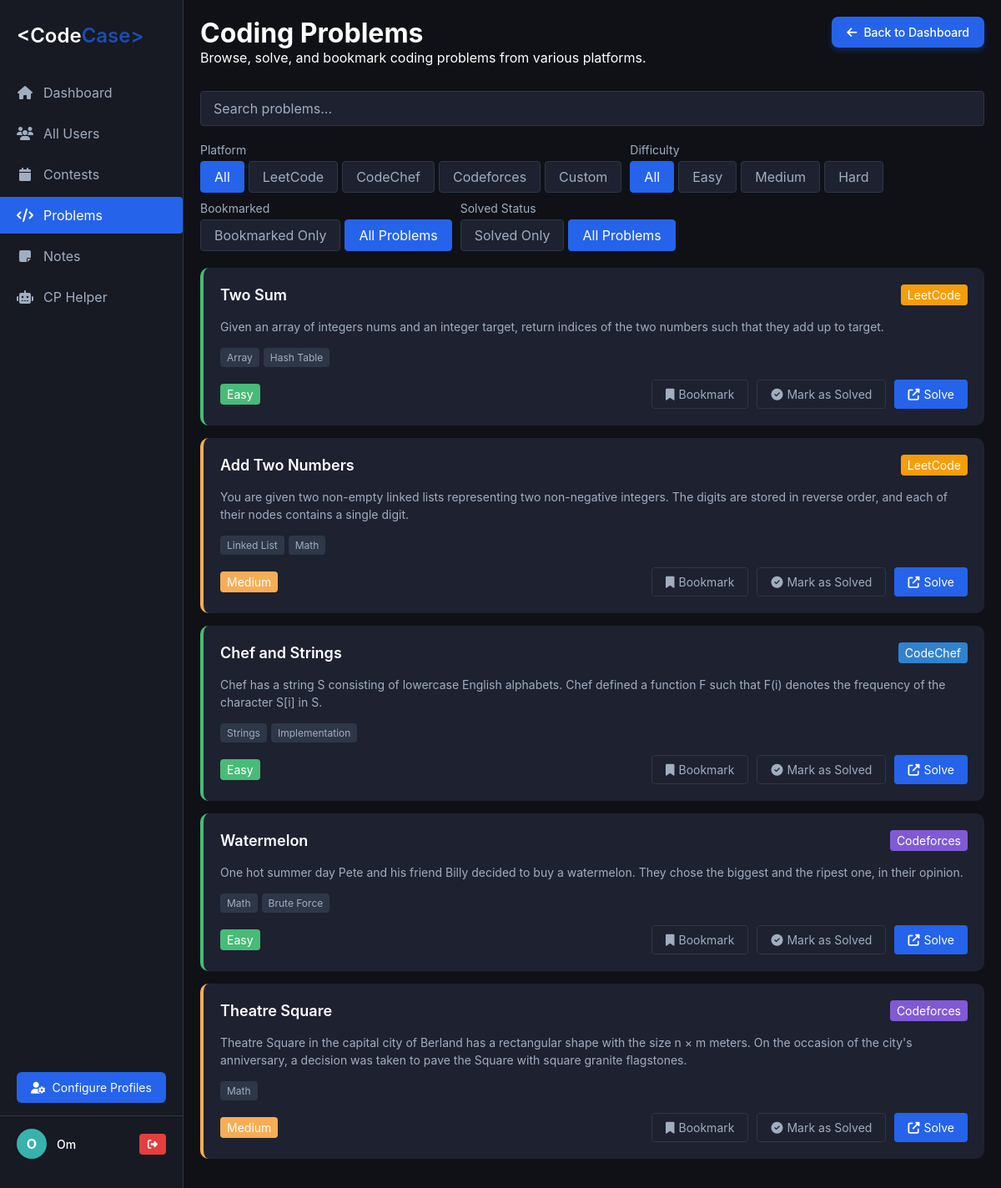
Page /problems.php (signed in) on the committed database.
### tables this page shows
CREATE TABLE `problems` (
    `id` int(11) NOT NULL,
    `title` varchar(255) NOT NULL,
    `difficulty` enum('Easy','Medium','Hard') NOT NULL,
    `platform` varchar(50) NOT NULL,
    `problem_url` varchar(255) NOT NULL,
    `description` text DEFAULT NULL,
    `tags` text DEFAULT NULL,
    `created_at` timestamp NOT NULL DEFAULT current_timestamp()
  );

### problems.php (the view, shortened to what this page needs)
<?php
require 'config.php';
if (isset($_SESSION['name']) && isset($_SESSION['email'])) {
    $name = $_SESSION['name'];
    $email = $_SESSION['email'];
}
$platform_filter = $_GET['platform'] ?? 'all';
$difficulty_filter = $_GET['difficulty'] ?? 'all';
$bookmarked_filter = isset($_GET['bookmarked']) ? ($_GET['bookmarked'] === '1') : false;
$sql = "SELECT p.id, p.title, p.difficulty, p.platform, p.problem_url, p.description, p.tags,
        CASE WHEN b.id IS NOT NULL THEN 1 ELSE 0 END AS bookmarked,
        CASE WHEN sp.id IS NOT NULL THEN 1 ELSE 0 END AS solved
        FROM problems p
        LEFT JOIN bookmarks b ON p.id = b.problem_id AND b.user_email = ?
        LEFT JOIN solved_problems sp ON p.id = sp.problem_id AND sp.user_email = ?";
$params = [$email, $email];
$types = "ss";
$solved_filter = isset($_GET['solved']) ? ($_GET['solved'] === '1') : false;
$stmt = $conn->prepare($sql);
if (!empty($params)) {
    $stmt->bind_param($types, ...$params);
}
$stmt->execute();
$result = $stmt->get_result();
$problems = [];
while ($row = $result->fetch_assoc()) {
    $row['tags'] = explode(',', $row['tags']);
    $row['url'] = $row['problem_url'];
    $row['bookmarked'] = (bool)$row['bookmarked'];
    $problems[] = $row;
}
$filtered_problems = $problems;
?>
<!DOCTYPE html>
<html lang="en">
<head>
    <link rel="stylesheet" href="https://cdnjs.cloudflare.com/ajax/libs/font-awesome/6.4.0/css/all.min.css">
    <link rel="stylesheet" href="dashboard.css">
    <link rel="stylesheet" href="problems.css">
</head>
<body>
    <div class="sidebar">
        <div class="logo">
            <h1><span class="logo-text">&lt;Code<span style="color: #1a4eaf">Case&gt;</span></span></h1>
        </div>
        <div class="nav-menu">
            <a href="dashboard.php" class="nav-item">
                <i class="fas fa-home"></i>
                <span>Dashboard</span>
            </a>
            <a href="allusers.php" class="nav-item">
                <i class="fas fa-users"></i>
                <span>All Users</span>
            </a>
            <a href="contests.php" class="nav-item">
                <i class="fas fa-calendar"></i>
                <span>Contests</span>
            </a>
            <a href="problems.php" class="nav-item active">
                <i class="fas fa-code"></i>
                <span>Problems</span>
            </a>
            <a href="notes.php" class="nav-item">
                <i class="fas fa-sticky-note"></i>
                <span>Notes</span>
            </a>
            <a href="cp_helper.php" class="nav-item">
                <i class="fas fa-robot"></i>
                <span>CP Helper</span>
            </a>
        </div>
        <div class="configure-profiles">
            <a href="profile.php" class="configure-btn">
                <i class="fas fa-user-cog"></i>
                <span>Configure Profiles</span>
            </a>
        </div>
        <div class="user-profile">
            <div class="user-avatar">
                <?php echo substr($name, 0, 1); ?>
            </div>
            <div class="user-info">
                <div class="user-name"><?php echo htmlspecialchars($name); ?></div>
            </div>
            <button class="logout-btn" onclick="confirmLogout()">
                <i class="fas fa-sign-out-alt"></i>
            </button>
        </div>
    </div>
    <div class="main-content">
        <div class="header-with-button">
            <div>
                <a href="dashboard.php" class="back-to-dashboard-btn">
                    <i class="fas fa-arrow-left"></i> Back to Dashboard
                </a>
                <h1>Coding Problems</h1>
                <p>Browse, solve, and bookmark coding problems from various platforms.</p>
            </div>
        </div>
        <div class="search-container">
            <input type="text" class="search-input" placeholder="Search problems..." id="problemSearch">
        </div>
        <div class="filter-container">
            <div class="filter-group">
                <div class="filter-label">Platform</div>
                <div class="filter-options">
                    <a href="?platform=all<?php echo $difficulty_filter !== 'all' ? '&difficulty=' . $difficulty_filter : ''; ?><?php echo $bookmarked_filter ? '&bookmarked=1' : ''; ?>" class="filter-btn <?php echo $platform_filter === 'all' ? 'active' : ''; ?>">All</a>
                    <a href="?platform=leetcode<?php echo $difficulty_filter !== 'all' ? '&difficulty=' . $difficulty_filter : ''; ?><?php echo $bookmarked_filter ? '&bookmarked=1' : ''; ?>" class="filter-btn <?php echo $platform_filter === 'leetcode' ? 'active' : ''; ?>">LeetCode</a>
                    <a href="?platform=codechef<?php echo $difficulty_filter !== 'all' ? '&difficulty=' . $difficulty_filter : ''; ?><?php echo $bookmarked_filter ? '&bookmarked=1' : ''; ?>" class="filter-btn <?php echo $platform_filter === 'codechef' ? 'active' : ''; ?>">CodeChef</a>
                    <a href="?platform=codeforces<?php echo $difficulty_filter !== 'all' ? '&difficulty=' . $difficulty_filter : ''; ?><?php echo $bookmarked_filter ? '&bookmarked=1' : ''; ?>" class="filter-btn <?php echo $platform_filter === 'codeforces' ? 'active' : ''; ?>">Codeforces</a>
                    <a href="?platform=custom<?php echo $difficulty_filter !== 'all' ? '&difficulty=' . $difficulty_filter : ''; ?><?php echo $bookmarked_filter ? '&bookmarked=1' : ''; ?>" class="filter-btn <?php echo $platform_filter === 'custom' ? 'active' : ''; ?>">Custom</a>
                </div>
            </div>
            <div class="filter-group">
                <div class="filter-label">Difficulty</div>
                <div class="filter-options">
                    <a href="?difficulty=all<?php echo $platform_filter !== 'all' ? '&platform=' . $platform_filter : ''; ?><?php echo $bookmarked_filter ? '&bookmarked=1' : ''; ?>" class="filter-btn <?php echo $difficulty_filter === 'all' ? 'active' : ''; ?>">All</a>
                    <a href="?difficulty=easy<?php echo $platform_filter !== 'all' ? '&platform=' . $platform_filter : ''; ?><?php echo $bookmarked_filter ? '&bookmarked=1' : ''; ?>" class="filter-btn <?php echo $difficulty_filter === 'easy' ? 'active' : ''; ?>">Easy</a>
                    <a href="?difficulty=medium<?php echo $platform_filter !== 'all' ? '&platform=' . $platform_filter : ''; ?><?php echo $bookmarked_filter ? '&bookmarked=1' : ''; ?>" class="filter-btn <?php echo $difficulty_filter === 'medium' ? 'active' : ''; ?>">Medium</a>
                    <a href="?difficulty=hard<?php echo $platform_filter !== 'all' ? '&platform=' . $platform_filter : ''; ?><?php echo $bookmarked_filter ? '&bookmarked=1' : ''; ?>" class="filter-btn <?php echo $difficulty_filter === 'hard' ? 'active' : ''; ?>">Hard</a>
                </div>
            </div>
            <div class="filter-group">
                <div class="filter-label">Bookmarked</div>
                <div class="filter-options">
                    <a href="?<?php echo $platform_filter !== 'all' ? 'platform=' . $platform_filter . '&' : ''; ?><?php echo $difficulty_filter !== 'all' ? 'difficulty=' . $difficulty_filter . '&' : ''; ?>bookmarked=1" class="filter-btn <?php echo $bookmarked_filter ? 'active' : ''; ?>">Bookmarked Only</a>
                    <a href="?<?php echo $platform_filter !== 'all' ? 'platform=' . $platform_filter : ''; ?><?php echo $difficulty_filter !== 'all' ? '&difficulty=' . $difficulty_filter : ''; ?>" class="filter-btn <?php echo !$bookmarked_filter ? 'active' : ''; ?>">All Problems</a>
                </div>
            </div>
            <div class="filter-group">
                <div class="filter-label">Solved Status</div>
                <div class="filter-options">
                    <a href="?<?php echo $platform_filter !== 'all' ? 'platform=' . $platform_filter . '&' : ''; ?><?php echo $difficulty_filter !== 'all' ? 'difficulty=' . $difficulty_filter . '&' : ''; ?>solved=1" class="filter-btn <?php echo $solved_filter ? 'active' : ''; ?>">Solved Only</a>
                    <a href="?<?php echo $platform_filter !== 'all' ? 'platform=' . $platform_filter : ''; ?><?php echo $difficulty_filter !== 'all' ? '&difficulty=' . $difficulty_filter : ''; ?>" class="filter-btn <?php echo !$solved_filter ? 'active' : ''; ?>">All Problems</a>
                </div>
            </div>
        </div>
        <div class="problems-container">
            <?php if (empty($filtered_problems)): ?>
                <div class="dashboard-card">
                    <p>No problems found matching your filters.</p>
                </div>
            <?php else: ?>
                <?php foreach ($filtered_problems as $problem): ?>
                    <div class="problem-card <?php echo strtolower($problem['difficulty']); ?>">
                        <div class="problem-header">
                            <div class="problem-title">
                                <?php echo htmlspecialchars($problem['title']); ?>
                            </div>
                            <div class="problem-platform platform-<?php echo strtolower($problem['platform']); ?>">
                                <?php echo htmlspecialchars($problem['platform']); ?>
                            </div>
                        </div>
                        <div class="problem-description">
                            <?php echo htmlspecialchars($problem['description']); ?>
                        </div>
                        <div class="problem-tags">
                            <?php foreach ($problem['tags'] as $tag): ?>
                                <span class="tag"><?php echo htmlspecialchars($tag); ?></span>
                            <?php endforeach; ?>
                        </div>
                        <div class="problem-actions">
                            <div class="difficulty difficulty-<?php echo strtolower($problem['difficulty']); ?>">
                                <?php echo htmlspecialchars($problem['difficulty']); ?>
                            </div>
                            <div class="action-buttons">
                                <button class="problem-btn bookmark-btn <?php echo $problem['bookmarked'] ? 'active' : ''; ?>" onclick="toggleBookmark(<?php echo $problem['id']; ?>)">
                                    <i class="fas <?php echo $problem['bookmarked'] ? 'fa-bookmark' : 'fa-bookmark'; ?>"></i>
                                    <?php echo $problem['bookmarked'] ? 'Bookmarked' : 'Bookmark'; ?>
                                </button>
                                <?php if (!$problem['solved']): ?>
                                    <button class="problem-btn solved-btn" onclick="markAsSolved(<?php echo $problem['id']; ?>)">
                                        <i class="fas fa-check-circle"></i>
                                        Mark as Solved
                                    </button>
                                <?php endif; ?>
                                <a href="<?php echo htmlspecialchars($problem['url']); ?>" target="_blank" class="problem-btn">
                                    <i class="fas fa-external-link-alt"></i>
                                    Solve
                                </a>
                            </div>
                        </div>
                    </div>
                <?php endforeach; ?>
            <?php endif; ?>
        </div>
    </div>
</body>
</html>

### dashboard.css (style rules this page uses)
* { margin: 0; padding: 0; box-sizing: border-box; font-family: -apple-system, BlinkMacSystemFont, 'Segoe UI', Roboto, Oxygen, Ubuntu, Cantarell, 'Open Sans', 'Helvetica Neue', sans-serif; }
body { background-color: #0f1117; color: #fff; display: flex; min-height: 100vh; }
.sidebar { position: fixed; width: 220px; height: 100%; background-color: #171923; padding: 20px 0; display: flex; flex-direction: column; border-right: 1px solid #2d3748; }
.logo { display: flex; align-items: center; padding: 0 20px 20px; margin-bottom: 10px; }
.logo-text { font-size: 24px; font-weight: 600; }
.nav-menu { flex: 1; }
.nav-item { display: flex; align-items: center; padding: 12px 20px; color: #a0aec0; text-decoration: none; transition: all 0.3s; margin-bottom: 5px; }
.nav-item i { margin-right: 12px; width: 20px; text-align: center; }
.nav-item.active { background-color: #2563eb; color: white; border-radius: 0 4px 4px 0; }
.user-profile { display: flex; align-items: center; padding: 15px 20px; border-top: 1px solid #2d3748; margin-top: auto; }
.user-avatar { width: 36px; height: 36px; border-radius: 50%; background-color: #38b2ac; display: flex; align-items: center; justify-content: center; margin-right: 12px; color: white; font-weight: bold; }
.user-info { flex: 1; }
.user-name { font-weight: 500; font-size: 14px; }
.main-content { flex: 1; padding: 20px; overflow-y: auto; }
.logout-btn { background-color: #e53e3e; color: white; border: none; padding: 5px 10px; border-radius: 4px; cursor: pointer; font-size: 12px; margin-left: 10px; }
.configure-profiles { display: flex; justify-content: center; margin-top: auto; padding: 0 20px 15px 20px; }
.configure-btn { display: flex; align-items: center; justify-content: center; width: 100%; padding: 10px; background-color: #2563eb; color: white; border: none; border-radius: 6px; cursor: pointer; font-size: 14px; text-decoration: none; transition: background-color 0.3s; }
.configure-btn i { margin-right: 8px; }

### rows in the picture
problems: title "Two Sum", platform "LeetCode", description "Given an array of integers nums and an integer target, return indices of the two numbers such that they add up to target.", tag "Array", tag "Hash Table", difficulty "Easy"
problems: title "Add Two Numbers", platform "LeetCode", description "You are given two non-empty linked lists representing two non-negative integers. The digits are stored in reverse order, and each of their nodes contains a single digit.", tag "Linked List", tag "Math", difficulty "Medium"
problems: title "Chef and Strings", platform "CodeChef", description "Chef has a string S consisting of lowercase English alphabets. Chef defined a function F such that F(i) denotes the frequency of the character S[i] in S.", tag "Strings", tag "Implementation", difficulty "Easy"
problems: title "Watermelon", platform "Codeforces", description "One hot summer day Pete and his friend Billy decided to buy a watermelon. They chose the biggest and the ripest one, in their opinion.", tag "Math", tag "Brute Force", difficulty "Easy"
problems: title "Theatre Square", platform "Codeforces", description "Theatre Square in the capital city of Berland has a rectangular shape with the size n × m meters. On the occasion of the city's anniversary, a decision was taken to pave the Square with square granite flagstones.", tag "Math", difficulty "Medium"

### other values in the picture
substr($name, 0, 1) "O"
$name "Om"
